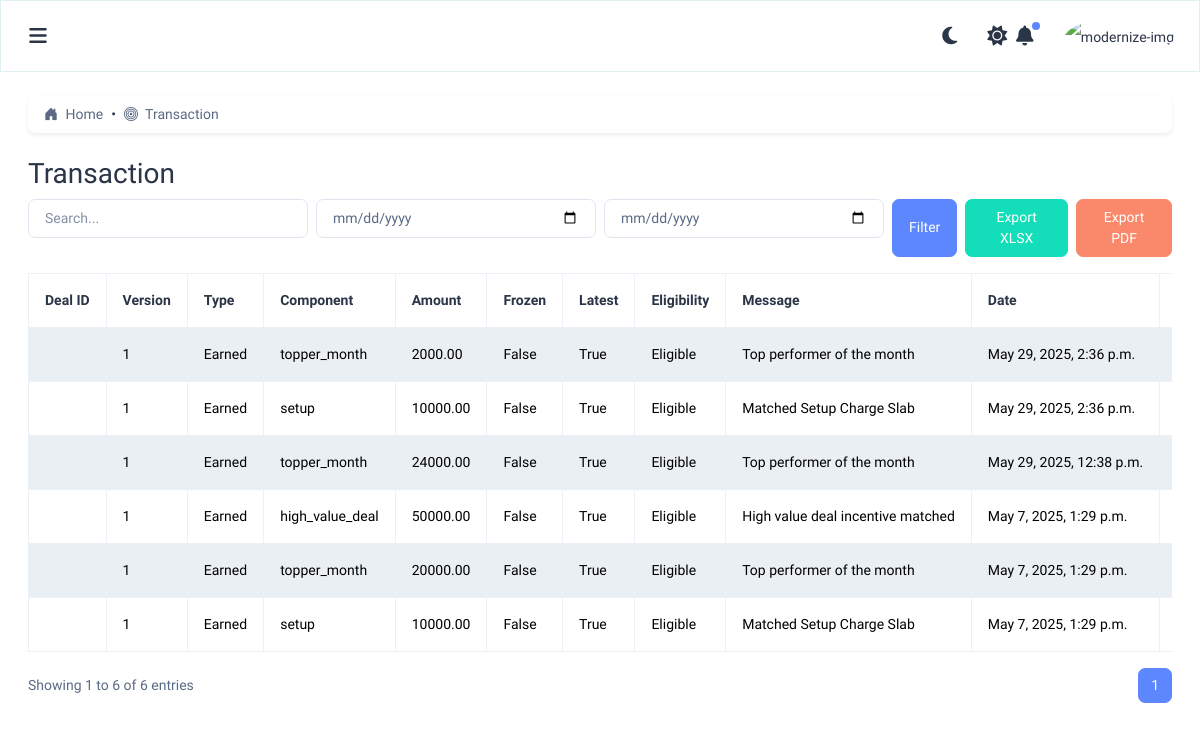
The app's page /transaction/, older data.
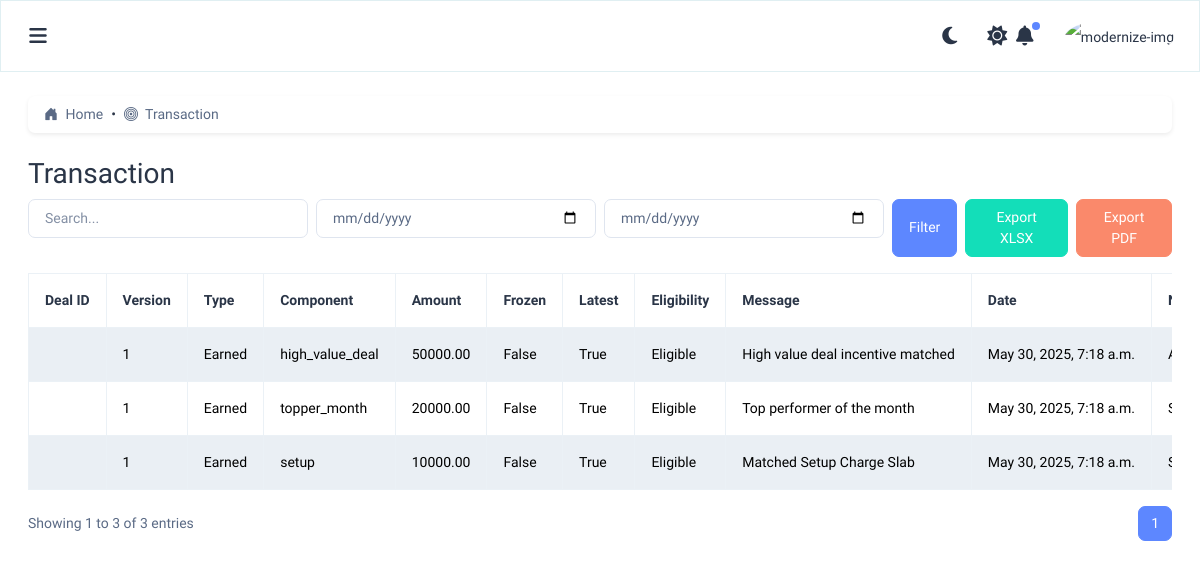
The same page, newer data.
### incentives/models.py (models this page shows, shortened)
class AuditMixin(models.Model):
    created_by = models.CharField(max_length=100, null=True, blank=True)
    updated_by = models.CharField(max_length=100, null=True, blank=True)
    created_at = models.DateTimeField(default=timezone.now)
    updated_at = models.DateTimeField(auto_now=True)
    class Meta:
        abstract = True

class Transaction(AuditMixin):
    DEAL_TYPE_CHOICES = [
        ('Earned', 'Earned'),
        ('To Recover', 'To Recover'),
    ]
    ELIGIBILITY_STATUS_CHOICES = [
        ('Pending', 'Pending'),
        ('Eligible', 'Eligible'),
        ('Not Eligible', 'Not Eligible'),
    ]
    TRANSACTION_COMPONENT_CHOICES = [
        ('setup', 'Setup'),
        ('new_market', 'New Market'),
        ('topper_month', 'Topper of the Month'),
        ('single_high', 'Single High Value'),
    ]
    deal_id = models.ForeignKey('Deal', on_delete=models.CASCADE, null=True, blank=True)
    version = models.PositiveIntegerField(default=1)
    transaction_type = models.CharField(max_length=50, choices=DEAL_TYPE_CHOICES)
    incentive_component_type = models.CharField(max_length=100, choices=TRANSACTION_COMPONENT_CHOICES)
    amount = models.DecimalField(max_digits=10, decimal_places=2, default=0)
    freeze = models.BooleanField(default=False)
    is_latest = models.BooleanField(default=True)
    eligibility_status = models.CharField(max_length=50, choices=ELIGIBILITY_STATUS_CHOICES, default='Pending')
    eligibility_message = models.CharField(max_length=50, blank=True, null=True)
    transaction_date = models.DateTimeField(auto_now_add=True)
    notes = models.TextField(blank=True, null=True)
    class Meta:
        verbose_name = 'Transaction'
        verbose_name_plural = 'Transactions'
        ordering = ['-transaction_date']

### incentives/views.py (the view)
# urls.py: path('transaction/', views.transaction, name='transaction'),
def transaction(request):
    search = request.GET.get('search', '')
    from_date = request.GET.get('from_date')
    to_date = request.GET.get('to_date')
    transactions = Transaction.objects.all()
    if search:
        transactions = transactions.filter(
            Q(deal_id__icontains=search) |
            Q(notes__icontains=search) |
            Q(transaction_type__icontains=search)
        )
    if from_date:
        transactions = transactions.filter(transaction_date__gte=from_date)
    if to_date:
        transactions = transactions.filter(transaction_date__lte=to_date)
    transactions = transactions.order_by('-transaction_date')
    paginator = Paginator(transactions, 10)
    page_number = request.GET.get('page')
    page_obj = paginator.get_page(page_number)
    return render(request, 'owner/reports/transaction.html', {
        'page_obj': page_obj,
        'search': search,
        'from_date': from_date,
        'to_date': to_date,
    })

### incentives/templatetags/permissions_tags.py (called while the page is built)
@register.filter
def has_any_permission(permissions, value):
    try:
        module, action = [s.strip() for s in value.split(",")]
        return permissions.get((module, action), False)
    except ValueError:
        return False

### incentives/templates/owner/reports/transaction.html (shortened to what this page needs)
{% extends 'layouts/layout.html' %}
{% load static %}  {% load permissions_tags %}
{% load form_filters %}
{% block content %}
  <div class="card mb-4 shadow-sm">
    <div class="card-body py-2 px-3">
      <nav aria-label="breadcrumb">
        <ol class="breadcrumb mb-0">
          <li class="breadcrumb-item">
            <a href="{% url 'admin_dashboard' %}" class="text-decoration-none text-primary">
              <i class="bi bi-house-door-fill me-1"></i> Home
            </a>
          </li>
          <li class="breadcrumb-item active" aria-current="page">
            <i class="bi bi-bullseye me-1"></i> Transaction
          </li>
        </ol>
      </nav>
    </div>
  </div>
  <h2>Transaction</h2>
<form method="get" class="row g-2 mb-3">
  <div class="col-md-3">
    <input type="text" name="search" value="{{ search }}" placeholder="Search..." class="form-control">
  </div>
  <div class="col-md-3">
    <input type="date" name="from_date" value="{{ from_date }}" class="form-control">
  </div>
  <div class="col-md-3">
    <input type="date" name="to_date" value="{{ to_date }}" class="form-control">
  </div>
  <div class="col-md-3 d-flex gap-2">
    <button type="submit" class="btn btn-primary">Filter</button>
    <a href="{% url 'transaction_export_excel' %}?search={{ search }}&from_date={{ from_date }}&to_date={{ to_date }}" class="btn btn-success">Export XLSX</a>
    <a href="{% url 'transaction_export_pdf' %}?search={{ search }}&from_date={{ from_date }}&to_date={{ to_date }}" class="btn btn-danger">Export PDF</a>
  </div>
</form>
  <div class="table-responsive">
    <table id="zero_config" class="table table-striped table-bordered text-nowrap align-middle">
      <thead>
        <tr>
          <th>Deal ID</th>
          <th>Version</th>
          <th>Type</th>
          <th>Component</th>
          <th>Amount</th>
          <th>Frozen</th>
          <th>Latest</th>
          <th>Eligibility</th>
          <th>Message</th>
          <th>Date</th>
          <th>Notes</th>
        </tr>
      </thead>
      <tbody>
        {% for txn in page_obj %}
        <tr>
          <td>{{ txn.deal.clientName }}</td>
          <td>{{ txn.version }}</td>
          <td>{{ txn.transaction_type }}</td>
          <td>{{ txn.incentive_component_type }}</td>
          <td>{{ txn.amount }}</td>
          <td>{{ txn.freeze }}</td>
          <td>{{ txn.is_latest }}</td>
          <td>{{ txn.eligibility_status }}</td>
          <td>{{ txn.eligibility_message }}</td>
          <td>{{ txn.transaction_date }}</td>
          <td>{{ txn.notes|default:"-" }}</td>
        </tr>
        {% empty %}
        <tr>
          <td colspan="11" class="text-center">No Transaction found.</td>
        </tr>
        {% endfor %}
      </tbody>
    </table>
    <div class="d-flex justify-content-between align-items-center mt-3">
  <div>
    Showing {{ page_obj.start_index }} to {{ page_obj.end_index }} of {{ page_obj.paginator.count }} entries
  </div>
  <nav>
    <ul class="pagination mb-0">
      <li class="page-item active">
        <span class="page-link">{{ page_obj.number }}</span>
      </li>
    </ul>
  </nav>
</div>
  </div>
  <link rel="stylesheet" href="https://cdn.datatables.net/1.13.6/css/dataTables.bootstrap5.min.css">
{% endblock %}

Row changes from the older to the newer data that the page shows:
removed Transaction: version "1", transaction_type "Earned", incentive_component_type "topper_month", amount "2000.00", freeze "False", is_latest "True", eligibility_status "Eligible", eligibility_message "Top performer of the month", transaction_date "May 29, 2025, 2:36 p.m."
removed Transaction: version "1", transaction_type "Earned", incentive_component_type "setup", amount "10000.00", freeze "False", is_latest "True", eligibility_status "Eligible", eligibility_message "Matched Setup Charge Slab", transaction_date "May 29, 2025, 2:36 p.m."
removed Transaction: version "1", transaction_type "Earned", incentive_component_type "topper_month", amount "24000.00", freeze "False", is_latest "True", eligibility_status "Eligible", eligibility_message "Top performer of the month", transaction_date "May 29, 2025, 12:38 p.m."
removed Transaction: version "1", transaction_type "Earned", incentive_component_type "high_value_deal", amount "50000.00", freeze "False", is_latest "True", eligibility_status "Eligible", eligibility_message "High value deal incentive matched", transaction_date "May 7, 2025, 1:29 p.m."
removed Transaction: version "1", transaction_type "Earned", incentive_component_type "topper_month", amount "20000.00", freeze "False", is_latest "True", eligibility_status "Eligible", eligibility_message "Top performer of the month", transaction_date "May 7, 2025, 1:29 p.m."
removed Transaction: version "1", transaction_type "Earned", incentive_component_type "setup", amount "10000.00", freeze "False", is_latest "True", eligibility_status "Eligible", eligibility_message "Matched Setup Charge Slab", transaction_date "May 7, 2025, 1:29 p.m."
added Transaction: version "1", transaction_type "Earned", incentive_component_type "high_value_deal", amount "50000.00", freeze "False", is_latest "True", eligibility_status "Eligible", eligibility_message "High value deal incentive matched", transaction_date "May 30, 2025, 7:18 a.m."
added Transaction: version "1", transaction_type "Earned", incentive_component_type "topper_month", amount "20000.00", freeze "False", is_latest "True", eligibility_status "Eligible", eligibility_message "Top performer of the month", transaction_date "May 30, 2025, 7:18 a.m."
added Transaction: version "1", transaction_type "Earned", incentive_component_type "setup", amount "10000.00", freeze "False", is_latest "True", eligibility_status "Eligible", eligibility_message "Matched Setup Charge Slab", transaction_date "May 30, 2025, 7:18 a.m."
Text that changed along with them:
{{ page_obj.end_index }}: "6" → "3"
{{ page_obj.paginator.count }}: "6" → "3"
